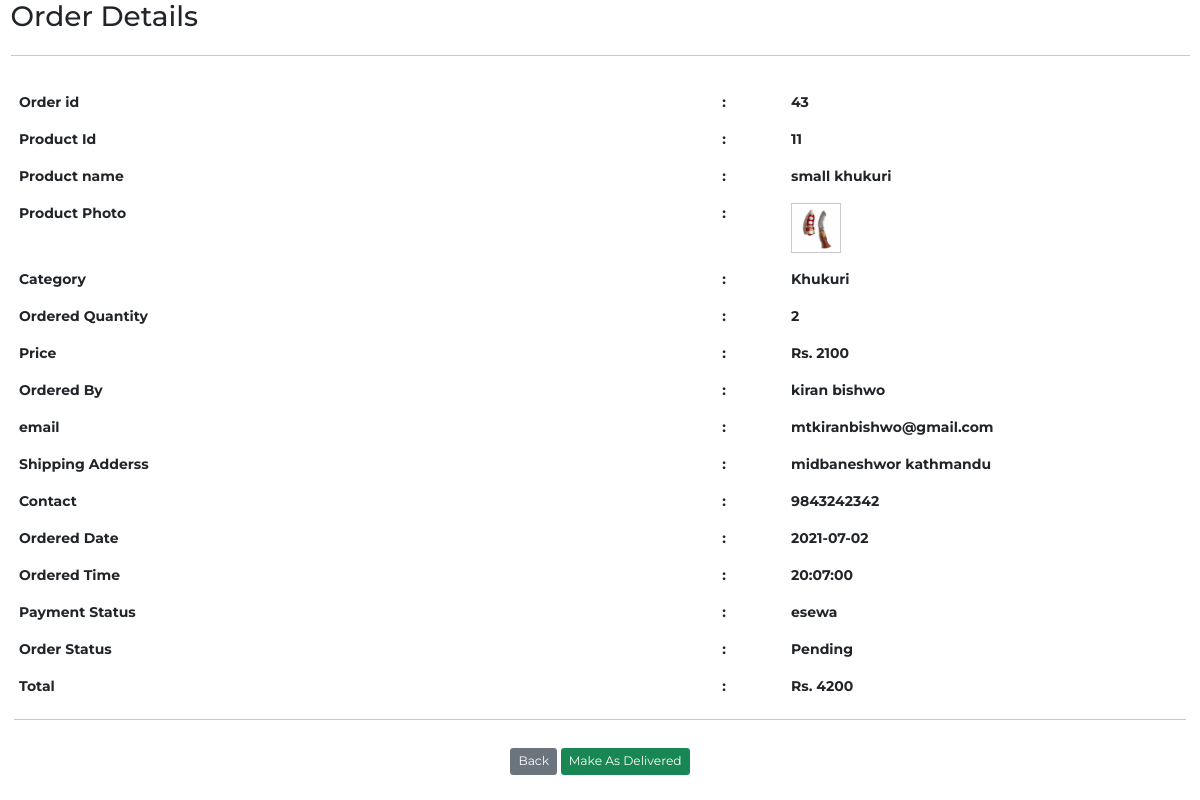
Screenshot of /admin/orderdetails.php?o_id=43 (signed in) with the database file from the repository.
### tables this page shows
CREATE TABLE `order_details` (
  `o_id` int(11) NOT NULL,
  `p_id` int(11) NOT NULL,
  `c_id` int(11) NOT NULL,
  `ordered_date` date NOT NULL,
  `ordered_time` time NOT NULL,
  `payment_status` varchar(22) NOT NULL,
  `order_status` varchar(50) NOT NULL,
  `new_price` int(11) NOT NULL,
  `qty` int(11) NOT NULL
);

CREATE TABLE `product` (
  `p_id` int(11) NOT NULL,
  `p_name` varchar(50) NOT NULL,
  `p_photo` varchar(100) NOT NULL,
  `p_cat` int(5) NOT NULL,
  `p_disc` text NOT NULL,
  `p_price` int(20) NOT NULL,
  `p_discount` int(10) NOT NULL,
  `p_qty` int(11) NOT NULL,
  `p_status` int(5) NOT NULL
);

CREATE TABLE `category` (
  `cat_id` int(11) NOT NULL,
  `cat_name` varchar(50) DEFAULT NULL,
  `cat_stock` int(11) DEFAULT NULL
);

CREATE TABLE `customer` (
  `c_id` int(11) NOT NULL,
  `c_name` varchar(100) NOT NULL,
  `c_email` varchar(100) NOT NULL,
  `shipping_address` varchar(200) NOT NULL,
  `c_dob` date NOT NULL,
  `c_gender` varchar(50) NOT NULL,
  `c_phone` varchar(30) NOT NULL,
  `c_address` text NOT NULL,
  `c_pass` varchar(100) NOT NULL,
  `token` text NOT NULL,
  `status` varchar(100) NOT NULL
);

### admin/orderdetails.php (the view, shortened to what this page needs)
<?php
 include 'connect.php';
?>
<!DOCTYPE html>
<html lang="en">
<head>
    <link href="https://cdn.jsdelivr.net/npm/bootstrap@5.0.0-beta2/dist/css/bootstrap.min.css" rel="stylesheet">
    <link rel="stylesheet" href="https://pro.fontawesome.com/releases/v5.10.0/css/all.css"/>
    <link rel="stylesheet" href="css/product.css?v=<?php echo time(); ?>">
    <link rel="stylesheet" href="css/mastercss.css?v=<?php echo time(); ?>">
</head>
<body>
    <div class="container-fluid">
        <div class="row">
            <div class="col-12">
                 <h2>Order Details</h2>
            </div>
        </div>
            <hr>
        <div class="row p-3">
            <table class="table table-borderless  table-responsive">
            <tbody>
                <?php
               $o_id = $_GET['o_id'];
                 $sql = "SELECT * FROM  order_details LEFT JOIN product ON order_details.p_id = product.p_id LEFT JOIN customer ON customer.c_id = order_details.c_id LEFT JOIN category ON product.p_cat = category.cat_id WHERE o_id = {$o_id}";
              $result = mysqli_query($conn, $sql);
              if (mysqli_num_rows($result) > 0) {
                while($row = mysqli_fetch_assoc($result)) {
                    $order_status = $row['order_status'];
                  ?>
                <tr>
                    <td>Order id</td>
                    <td>:</td>
                    <td><?php echo $row['o_id']; ?></td>
                </tr>
                <tr>
                    <td>Product Id </td>
                    <td>:</td>
                    <td><?php echo $row['p_id']; ?></td>
                </tr>
                <tr>
                    <td>Product name </td>
                    <td>:</td>
                    <td><?php echo $row['p_name']; ?></td>
                </tr>
                <tr>
                    <td>Product Photo </td>
                    <td>:</td>
                    <td class="orderdetail_img" ><img src="upload/<?php echo $row['p_photo']; ?>" width="300" ></td>
                </tr>
                <tr>
                    <td>Category </td>
                    <td>:</td>
                    <td><?php echo $row['cat_name']; ?></td>
                </tr>
                <tr>
                    <td>Ordered Quantity</td>
                    <td>:</td>
                    <td><?php echo $row['qty']; ?></td>
                </tr>
                <tr>
                    <td>Price</td>
                    <td>:</td>
                    <td>Rs. <?php echo $row['new_price']; ?></td>
                </tr>
                <tr>
                    <td>Ordered By</td>
                    <td>:</td>
                    <td><?php echo $row['c_name']; ?></td>
                </tr>
                <tr>
                    <td>email</td>
                    <td>:</td>
                    <td><?php echo $row['c_email']; ?></td>
                </tr>
                <tr>
                    <td>Shipping Adderss</td>
                    <td>:</td>
                    <td><?php echo $row['shipping_address']; ?></td>
                </tr>
                <tr>
                    <td>Contact</td>
                    <td>:</td>
                    <td><?php echo $row['c_phone']; ?></td>
                </tr>
                <tr>
                    <td>Ordered Date</td>
                    <td>:</td>
                    <td><?php echo $row['ordered_date']; ?></td>
                </tr>
                <tr>
                    <td>Ordered Time</td>
                    <td>:</td>
                    <td><?php echo $row['ordered_time']; ?></td>
                </tr>
                <tr>
                    <td>Payment Status</td>
                    <td>:</td>
                    <td><?php echo $row['payment_status']; ?></td>
                </tr>
                <tr>
                    <td>Order Status</td>
                    <td>:</td>
                    <td><?php echo $row['order_status']; ?></td>
                </tr>
                <tr>
                    <td>Total </td>
                    <td>:</td>
                    <td>Rs. <?php echo $row['new_price']*$row['qty']; ?></td>
                </tr>
            </tbody>
            </table>
            <hr>
        </div>
        <div class="row ">
            <div class=" text-center">
                <form action="<?php $_SERVER['PHP_SELF']; ?>" method ="POST">
                    <a href="order.php" type="button" class="btn btn-sm btn-secondary">Back</a>
                    <?php
                        if($order_status == 'Delevered'){
                            echo '<button type="submit" name="pending" class="btn btn-sm btn-danger">Make As Pending</button>';
                        }elseif($order_status == 'Pending'){
                            echo '<button type="submit" name="delever" class="btn btn-sm btn-success">Make As Delivered</button>';
                        }
                    ?>
                </form>
            </div>
        </div>
           <?php
                }
            }
    ?>
    </div>
</body>
</html>

### admin/css/product.css (style rules this page uses)
* { margin: 0; padding: 0; list-style: none; box-sizing: border-box; text-decoration: none; font-size: 14px; font-family: 'Montserrat', sans-serif; }
body { background-color: white; width: 100%; height: 100vh; }
table { font-size: 14px; }
th, td { padding: 8px 5px !important; }
td img { width: 50px; height: 50px; cursor: pointer; border: 1px solid rgb(202, 202, 202); }
.orderdetail_img { width: 400px; }

### admin/css/mastercss.css (style rules this page uses)
* { margin: 0; padding: 0; list-style: none; box-sizing: border-box; text-decoration: none; font-size: 14px; font-family: 'Montserrat', sans-serif; }

### admin/orderdetails.php (style rules this page uses)
table { font-weight: bolder; padding: 20px; }
table { width: 70%; }

### rows the page displays
order_details: o_id "43", p.p_id "11", p.p_name "small khukuri", p.p_photo (picture), category.cat_name "Khukuri", qty "2", new_price "2100", c.c_name "kiran bishwo", c.c_email "mtkiranbishwo@gmail.com", c.shipping_address "midbaneshwor kathmandu", c.c_phone "9843242342", ordered_date "2021-07-02", ordered_time "20:07:00", payment_status "esewa", order_status "Pending", $row['new_price']*$row['qty'] "4200", shows "Make As Delivered"
